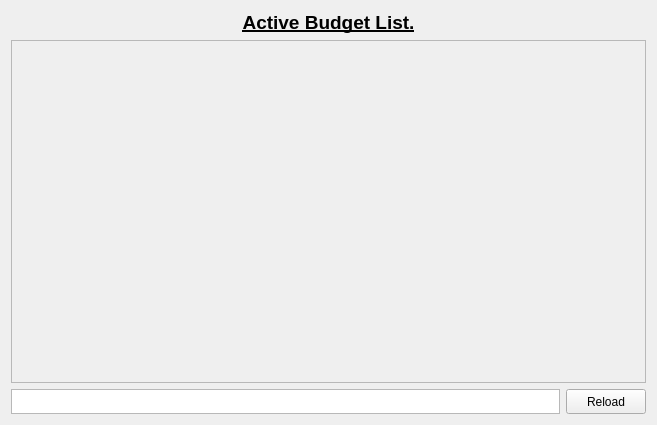
<?xml version="1.0" encoding="UTF-8"?>
<ui version="4.0">
 <class>BudgetListView</class>
 <widget class="QWidget" name="BudgetListView">
  <property name="geometry">
   <rect>
    <x>0</x>
    <y>0</y>
    <width>657</width>
    <height>425</height>
   </rect>
  </property>
  <property name="windowTitle">
   <string>Form</string>
  </property>
  <layout class="QVBoxLayout" name="verticalLayout">
   <item>
    <widget class="QLabel" name="titleLabel">
     <property name="font">
      <font>
       <pointsize>-1</pointsize>
       <weight>87</weight>
       <bold>true</bold>
       <underline>true</underline>
      </font>
     </property>
     <property name="styleSheet">
      <string notr="true">text-decoration:underline;
font-size:19px;
font-weight:700;</string>
     </property>
     <property name="text">
      <string>Active Budget List.</string>
     </property>
     <property name="alignment">
      <set>Qt::AlignCenter</set>
     </property>
    </widget>
   </item>
   <item>
    <widget class="QScrollArea" name="scrollArea">
     <property name="sizePolicy">
      <sizepolicy hsizetype="Expanding" vsizetype="Expanding">
       <horstretch>0</horstretch>
       <verstretch>0</verstretch>
      </sizepolicy>
     </property>
     <property name="styleSheet">
      <string notr="true">#scrollBudgets{
	background-color:transparent;
}</string>
     </property>
     <property name="horizontalScrollBarPolicy">
      <enum>Qt::ScrollBarAlwaysOff</enum>
     </property>
     <property name="widgetResizable">
      <bool>true</bool>
     </property>
     <property name="alignment">
      <set>Qt::AlignHCenter|Qt::AlignTop</set>
     </property>
     <widget class="QWidget" name="scrollBudgets">
      <property name="geometry">
       <rect>
        <x>0</x>
        <y>0</y>
        <width>637</width>
        <height>343</height>
       </rect>
      </property>
     </widget>
    </widget>
   </item>
   <item>
    <layout class="QHBoxLayout" name="horizontalLayout">
     <property name="bottomMargin">
      <number>0</number>
     </property>
     <item>
      <widget class="QTextEdit" name="textEdit">
       <property name="sizePolicy">
        <sizepolicy hsizetype="Expanding" vsizetype="Minimum">
         <horstretch>0</horstretch>
         <verstretch>0</verstretch>
        </sizepolicy>
       </property>
       <property name="maximumSize">
        <size>
         <width>16777215</width>
         <height>25</height>
        </size>
       </property>
      </widget>
     </item>
     <item>
      <widget class="QPushButton" name="buttonReload">
       <property name="sizePolicy">
        <sizepolicy hsizetype="Minimum" vsizetype="Minimum">
         <horstretch>0</horstretch>
         <verstretch>0</verstretch>
        </sizepolicy>
       </property>
       <property name="text">
        <string>Reload</string>
       </property>
      </widget>
     </item>
    </layout>
   </item>
  </layout>
 </widget>
 <resources/>
 <connections/>
</ui>
